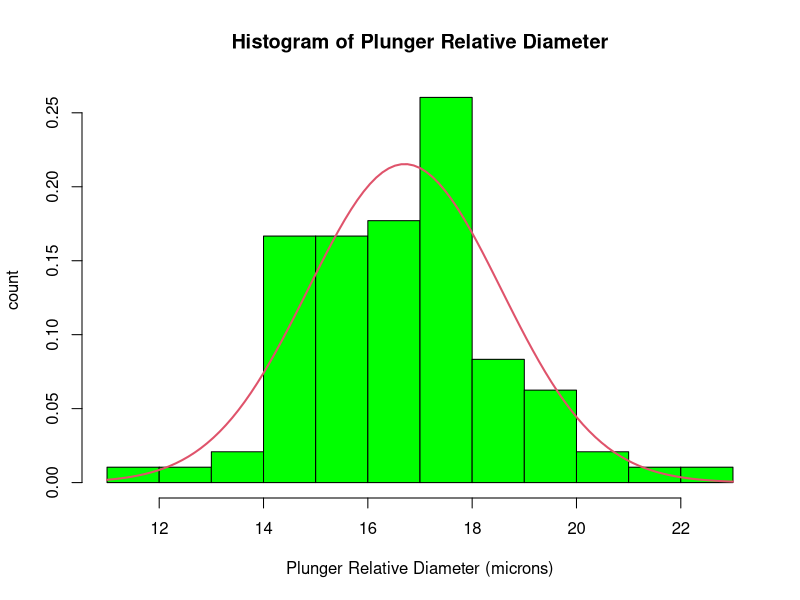
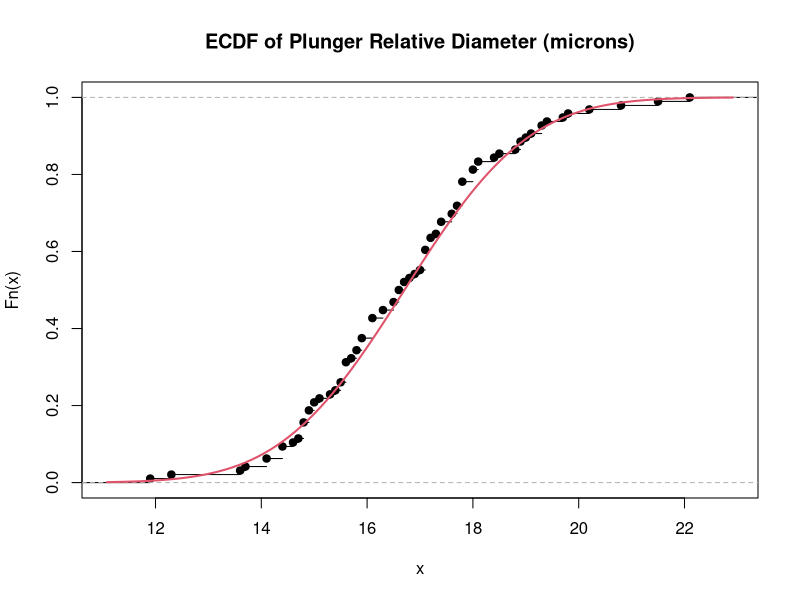
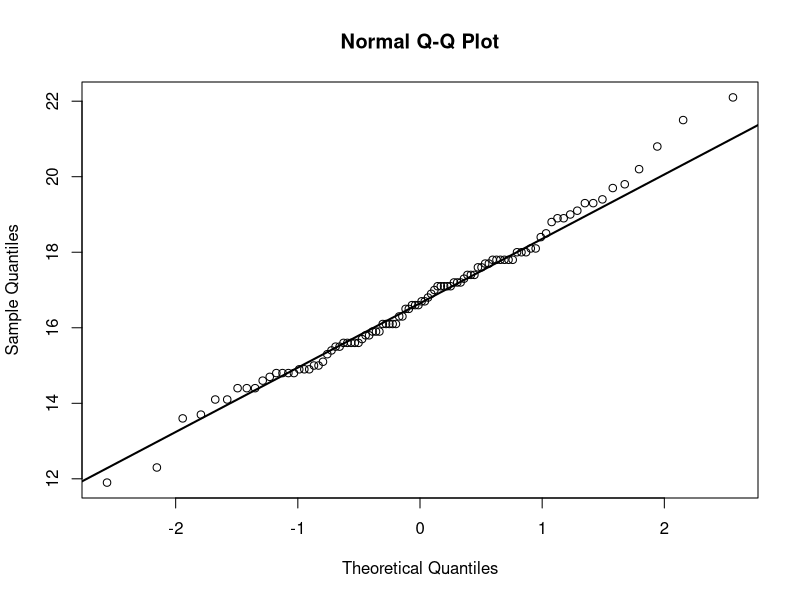
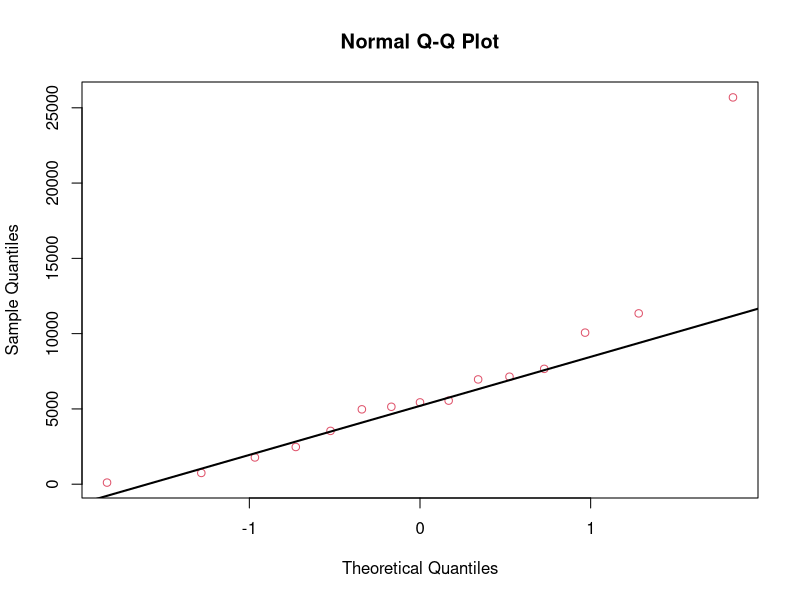
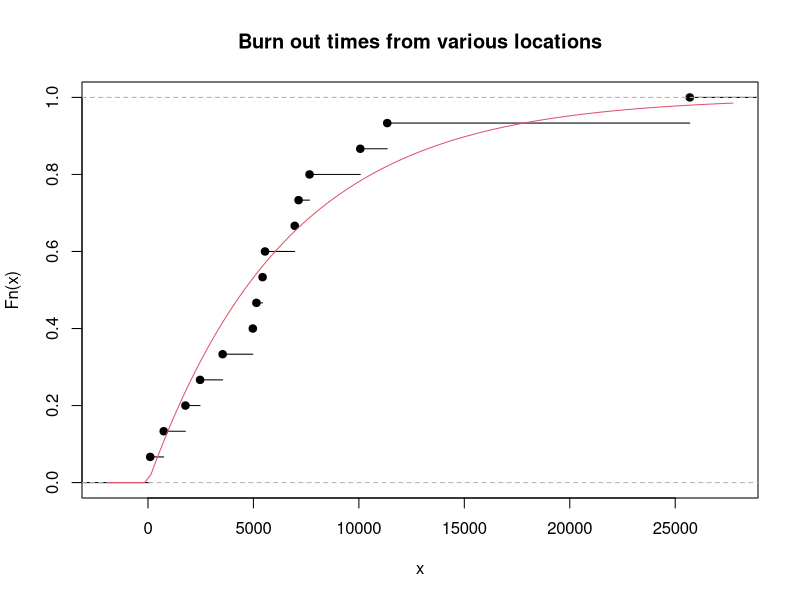

Source code (R) for these figures, in order:
## ---- chunk 1
Raw = read.table("Prob1InjectorPumps.txt", header = F)
y = Raw[order(Raw$V1),]
hist(y, prob = T, xlab = "Plunger Relative Diameter (microns)", ylab = "count", col = "green", main = "Histogram of Plunger Relative Diameter")
m <-mean(y);std <-sqrt(var(y))
curve(dnorm(x, mean=m, sd=std), col= 2, lwd=2, add=TRUE)

## ---- chunk 2
plot(ecdf(y), main = "ECDF of Plunger Relative Diameter (microns)")
curve(pnorm(x, m, std), col= 2, lwd=2, add=TRUE)
## ---- chunk 3
qqnorm(y)
qqline(y, col = "black", lwd = 2)
## ---- chunk 4
q2 = c(106, 4972, 7140, 7661, 1776, 2471, 5550, 6959, 3541, 747, 5142, 25691, 11345, 10067, 5434)
qqnorm(q2, col = 2)
qqline(q2, col = "black", lwd = 2)
## ---- chunk 5
plot(ecdf(q2), main = "Burn out times from various locations")
curve(pexp(x,0.000152), add=TRUE, col= 2)

